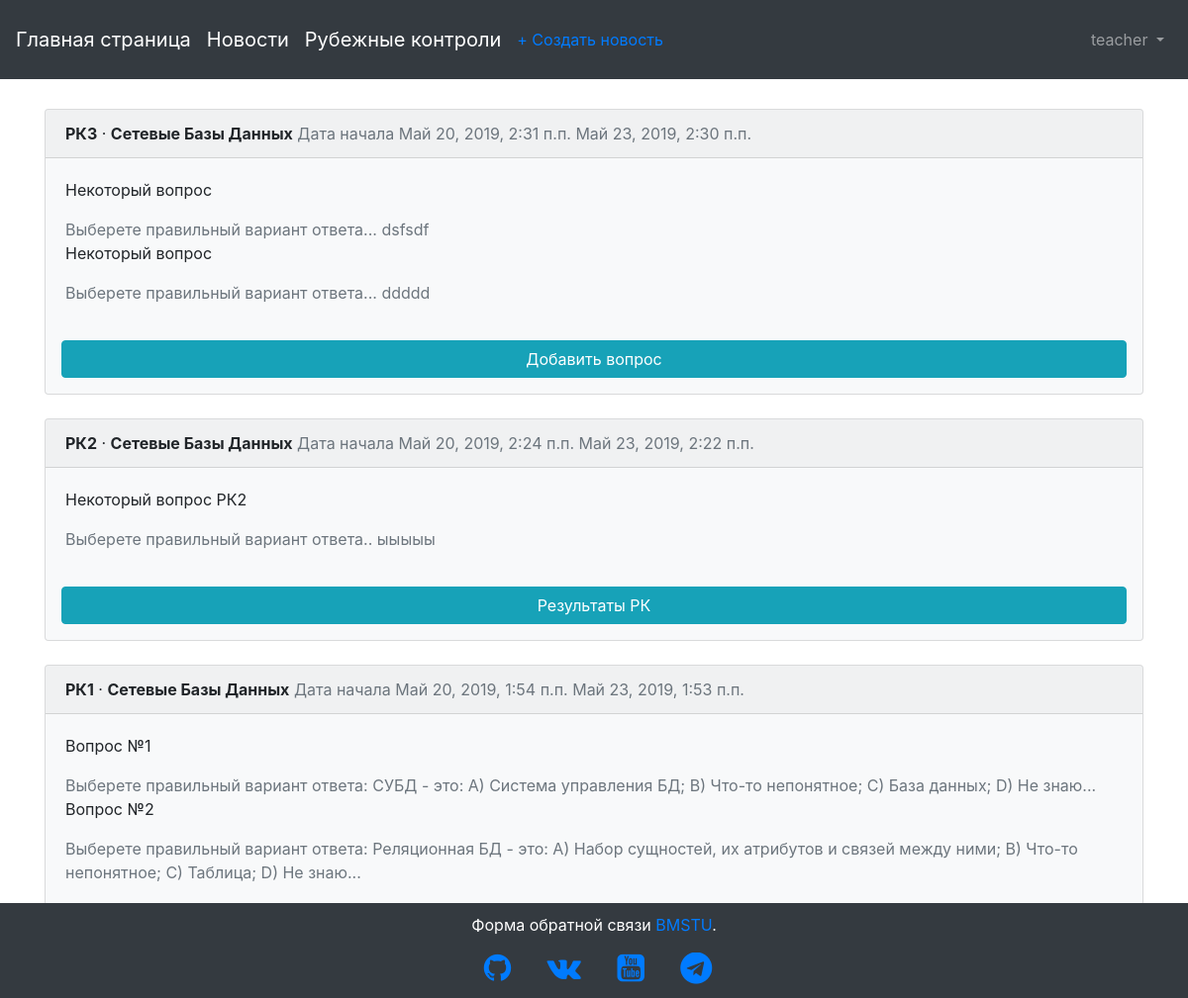
/rk/ (signed in), run on the app's committed database.
### users/models.py (models this page shows, shortened)
class CustomUser(AbstractUser):
    date_of_birth = models.DateTimeField(verbose_name='Дата рождения', default=date.today)
    full_name = models.CharField(max_length=255, verbose_name='ФИО', null=True)
    phone_no = models.CharField(max_length=255, verbose_name='Контактный телефон', default='+7-499-555-55-55')
    STUDENT = 'СТ'
    TEACHER = 'ПР'
    ROLE_CHOICES = (
        (STUDENT, 'Студент'),
        (TEACHER, 'Преподаватель')
    )
    user_role = models.CharField(max_length=2,
        choices=ROLE_CHOICES,
        default=STUDENT,
        verbose_name='Роль пользователя'
    )
    IU1 = 'ИУ1'
    IU2 = 'ИУ2'
    IU3 = 'ИУ3'
    IU4 = 'ИУ4'
    IU5 = 'ИУ5'
    IU6 = 'ИУ6'
    IU7 = 'ИУ7'
    IU8 = 'ИУ8'
    STUDENT_GROUP_CHOICES = (
        (IU1, 'ИУ-1'),
        (IU2, 'ИУ-2'),
        (IU3, 'ИУ-3'),
        (IU4, 'ИУ-4'),
        (IU5, 'ИУ-5'),
        (IU6, 'ИУ-6'),
        (IU7, 'ИУ-7'),
        (IU8, 'ИУ-8')
    )
    student_group = models.CharField(max_length=3,
        choices=STUDENT_GROUP_CHOICES,
        verbose_name='Группа студента',
        default=IU6
    )
    """
    if user_role == STUDENT:
        user_group = ForeignKey(
        Student_group,
        on_delete=models.CASCADE,
        verbose_name = "Группа студента"
    )
    """

### questiontest/models.py (models this page shows, shortened)
class RK(models.Model):
    name = models.CharField(max_length=255, verbose_name="Название РК", default="РК1")
    disciple = models.ForeignKey(Disciple, on_delete=models.CASCADE, verbose_name="Дисциплина", null=True)
    date_start = models.DateTimeField(default=now, verbose_name='Дата начала')
    date_stop = models.DateTimeField(verbose_name='Дата окончания', default=(now() + timedelta(days=3)))

class Question(models.Model):
    A = 'A'
    B = 'B'
    C = 'C'
    D = 'D'
    ANSWERS_CHOICES = (
        (A, 'A'),
        (B, 'B'),
        (C, 'C'),
        (D, 'D')
    )
    name = models.CharField(max_length=255, verbose_name="Название вопроса", default="Некоторый вопрос")
    body = models.TextField(verbose_name="Содержание вопроса", default="Выберете правильный вариант ответа...")
    answer_true = models.CharField(max_length=1, choices=ANSWERS_CHOICES, default='A', verbose_name="Вариант правильного ответа")
    rk = models.ForeignKey(RK, on_delete=models.CASCADE, verbose_name="Контрольные вопросы", null=True)

### attendance_control/models.py (models this page shows)
class Disciple(models.Model):
    name = models.CharField(max_length=255, verbose_name='Название предмета')
    teacher = models.ForeignKey(CustomUser, on_delete=models.CASCADE, verbose_name="Преподаватель")
    def __str__(self):
        return self.name

### questiontest/views.py (the view)
# urls.py: path('', views.RKListView.as_view(), name='rk_list'),
class RKListView(ListView):
    model = RK
    template_name = 'rk_list.html'
    def get_queryset(self):
        return self.model.objects.order_by('-date_start')

### templates/rk_list.html (shortened to what this page needs)
{% extends 'base.html' %}
{% block content %}
  {% for item in object_list %}
    <div class="card" style="background: #f8f9fa;">
      <div class="card-header">
        <span class="font-weight-bold">{{ item.name }}</span> &middot; <span class="font-weight-bold">{{ item.disciple }}</span>
        <span class="text-muted">Дата начала {{ item.date_start}}</span>
        <span class="text-muted">{{ item.date_stop }}</span>
      </div>
      <div class="card-body">
        {% for obj in item.question_set.all %}
          <p>{{ obj.name }}</p>
          <span class="text-muted">{{ obj.body }}</span>
        {% endfor %}
      </div>
      {% if item.rkresult_set.all %}
        <a class="btn btn-info m-3" href="{% url 'rk_results_list' item.pk %}">Результаты РК</a>
        {% else %}
        {% if user.user_role == 'ПР' or user.is_superuser %}
          <a class="btn btn-info m-3" href="{% url 'question_new' item.pk %}">Добавить вопрос</a>
        {% else %}
          <a class="btn btn-info m-3" href="{% url 'rk_solving' item.pk %}">Приступить к выполнению</a>
        {% endif %}
      {% endif %}
    </div>
    <br />
  {% endfor %}
{% endblock %}

### templates/base.html (shortened to what this page needs)
{% load static %}
<!doctype html>
<html lang="en">
  <head>
    <link rel="stylesheet" href="https://stackpath.bootstrapcdn.com/bootstrap/4.1.3/css/bootstrap.min.css">
    <link rel="stylesheet" href="https://cdnjs.cloudflare.com/ajax/libs/font-awesome/4.7.0/css/font-awesome.min.css">
    <link rel="stylesheet" href="{% static 'css/base.css' %}" type="text/css">
  </head>
  <body>
    <nav class="navbar fixed-top navbar-expand-md navbar-dark bg-dark mb-4" style="height: 80px;">
      <a class="navbar-brand" href="{% url 'home' %}">Главная страница</a>
      <a class="navbar-brand" href="{% url 'article_list' %}">Новости</a>
      <a class="navbar-brand" href="{% url 'rk_list' %}">Рубежные контроли</a>
      {% if user.user_role == 'ПР' %}
        <ul class="navbar-nav mr-auto">
            <li class="nav-item"><a href="{% url 'article_new' %}">+ Создать новость</a>
            </li>
        </ul>
      {% endif %}
      <div class="collapse navbar-collapse" id="navbarCollapse">
        {% if user.is_authenticated %}
          <ul class="navbar-nav ml-auto">
            <li class="nav-item">
              <a class="nav-link dropdown-toggle" href="#" id="userMenu" data-toggle="dropdown" aria-haspopup="true" aria-expanded="false">
                {{ user.username }}
              </a>
            </li>
          </ul>
        {% else %}
          <form class="form-inline ml-auto">
            <a href="{% url 'login' %}" class="btn btn-outline-secondary">
            Войти</a>
          </form>
        {% endif %}
      </div>
    </nav>
    <div class="container" style="top: 110px; bottom: 120px; margin-bottom: 100px; position: relative;">
      {% block content %}
      {% endblock content %}
    </div>
  </body>
  <footer class="blog-footer fixed-bottom" style="height: 96px; width: 100%; left: 0px; right: 0px; text-align: center; color: white; background-color: #343a40!important; margin-top: 100px;">
    <p style="margin-top: 10px;">Форма обратной связи <a href="#">BMSTU</a>.</p>
    <div class="soc-icons">
      <ul>
        <li><a href="https://github.com/arthanadftz" target="_blank"><i class="fa fa-github fa-2x"></i></a></li>
        <li><a href="https://github.com/arthanadftz" target="_blank"><i class="fa fa-vk fa-2x"></i></a></li>
        <li><a href="https://github.com/arthanadftz" target="_blank"><i class="fa fa-youtube-square fa-2x"></i></a></li>
        <li><a href="https://github.com/arthanadftz" target="_blank"><i class="fa fa-telegram fa-2x"></i></a></li>
      </ul>
    </div>
  </footer>
</html>

### static/css/base.css (style rules this page uses)
body { background-image: url(http://iu1ni.bmstu.ru/imgs/mstu-logo.png); background-repeat: no-repeat; background-position: center 460px; background-size: 25%; background-color: #ffffff; background-attachment: fixed; }
.soc-icons ul { overflow-x:hidden; white-space:nowrap; height: auto; width: 100%; }
.soc-icons li { margin-right: 2rem; display: inline; }

### data on the page
CustomUser: username "teacher"
RK: name "РК3", disciple "Сетевые Базы Данных", date_start "Май 20, 2019, 2:31 п.п.", date_stop "Май 23, 2019, 2:30 п.п.", shows "Добавить вопрос"
Question: name "Некоторый вопрос", body "Выберете правильный вариант ответа... dsfsdf"
Question: name "Некоторый вопрос", body "Выберете правильный вариант ответа... ddddd"
RK: name "РК2", disciple "Сетевые Базы Данных", date_start "Май 20, 2019, 2:24 п.п.", date_stop "Май 23, 2019, 2:22 п.п.", shows "Результаты РК"
Question: name "Некоторый вопрос РК2", body "Выберете правильный вариант ответа.. ыыыыы"
RK: name "РК1", disciple "Сетевые Базы Данных", date_start "Май 20, 2019, 1:54 п.п.", date_stop "Май 23, 2019, 1:53 п.п."
Question: name "Вопрос №1", body "Выберете правильный вариант ответа: СУБД - это: А) Система управления БД; B) Что-то непонятное; C) База данных; D) Не знаю..."
Question: name "Вопрос №2", body "Выберете правильный вариант ответа: Реляционная БД - это: А) Набор сущностей, их атрибутов и связей между ними; B) Что-то непонятное; C) Таблица; D) Не знаю..."
